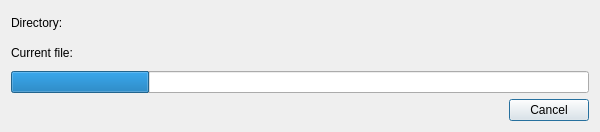
<?xml version="1.0" encoding="UTF-8"?>
<ui version="4.0">
 <class>FindingDialog</class>
 <widget class="QDialog" name="FindingDialog">
  <property name="geometry">
   <rect>
    <x>0</x>
    <y>0</y>
    <width>600</width>
    <height>132</height>
   </rect>
  </property>
  <property name="sizePolicy">
   <sizepolicy hsizetype="Preferred" vsizetype="Preferred">
    <horstretch>0</horstretch>
    <verstretch>0</verstretch>
   </sizepolicy>
  </property>
  <property name="maximumSize">
   <size>
    <width>16777215</width>
    <height>16777215</height>
   </size>
  </property>
  <property name="windowTitle">
   <string>Finding</string>
  </property>
  <layout class="QGridLayout" name="gridLayout">
   <item row="0" column="0">
    <widget class="QLabel" name="lblDirectory">
     <property name="sizePolicy">
      <sizepolicy hsizetype="Fixed" vsizetype="Preferred">
       <horstretch>0</horstretch>
       <verstretch>0</verstretch>
      </sizepolicy>
     </property>
     <property name="text">
      <string>Directory:</string>
     </property>
    </widget>
   </item>
   <item row="1" column="0">
    <widget class="QLabel" name="lblCurrentFile">
     <property name="sizePolicy">
      <sizepolicy hsizetype="Fixed" vsizetype="Preferred">
       <horstretch>0</horstretch>
       <verstretch>0</verstretch>
      </sizepolicy>
     </property>
     <property name="text">
      <string>Current file:</string>
     </property>
    </widget>
   </item>
   <item row="1" column="1">
    <widget class="QLabel" name="lblCurrentFileValue">
     <property name="sizePolicy">
      <sizepolicy hsizetype="Ignored" vsizetype="Preferred">
       <horstretch>0</horstretch>
       <verstretch>0</verstretch>
      </sizepolicy>
     </property>
     <property name="text">
      <string/>
     </property>
    </widget>
   </item>
   <item row="0" column="1">
    <widget class="QLabel" name="lblDirectoryValue">
     <property name="sizePolicy">
      <sizepolicy hsizetype="Ignored" vsizetype="Preferred">
       <horstretch>0</horstretch>
       <verstretch>0</verstretch>
      </sizepolicy>
     </property>
     <property name="text">
      <string/>
     </property>
    </widget>
   </item>
   <item row="2" column="0" colspan="2">
    <widget class="QProgressBar" name="progressBar">
     <property name="value">
      <number>24</number>
     </property>
     <property name="textVisible">
      <bool>false</bool>
     </property>
    </widget>
   </item>
   <item row="3" column="0" colspan="2">
    <layout class="QHBoxLayout" name="horizontalLayout">
     <item>
      <spacer name="horizontalSpacer">
       <property name="orientation">
        <enum>Qt::Horizontal</enum>
       </property>
       <property name="sizeHint" stdset="0">
        <size>
         <width>330</width>
         <height>19</height>
        </size>
       </property>
      </spacer>
     </item>
     <item>
      <widget class="QPushButton" name="btnCancel">
       <property name="text">
        <string>Cancel</string>
       </property>
      </widget>
     </item>
    </layout>
   </item>
  </layout>
 </widget>
 <resources/>
 <connections/>
</ui>
